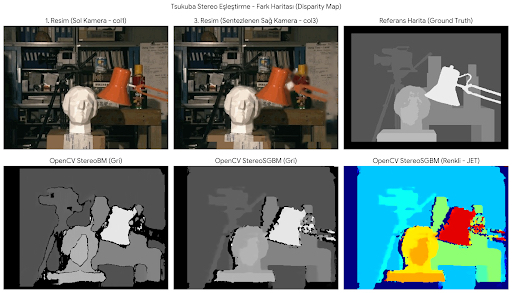
#> input picture IMG_8252.jpeg, 512 x 293 px, given in place of kamera.png, which was not available
$ python frekans_filtreleri.py   (older library calls are emulated)
#> lines starting #> are read from the running program, lines starting #| are printed output that depends on the picture
### hafta7/7.7-2b-dft/dft2.py
"""Hafta 7 / 7.7: Resim alıp harmonik matrisini döndüren 2 boyutlu DFT.

H[u, v] = sum_x sum_y f[x, y] * e^(-j*2*pi*(u*x/M + v*y/N))

2B DFT ayrılabilir: önce her satırın 1B DFT'si, sonra çıkan matrisin her sütununun 1B DFT'si alınır.
1B dönüşüm için 7.4'teki kendi fft fonksiyonumuz kullanılıyor, bu yüzden resim boyutları 2'nin kuvveti olmalı.
"""

import sys
import time
from pathlib import Path

import cv2
import numpy as np

KLASOR = Path(__file__).resolve().parent
GIRDI = KLASOR.parent / "girdi" / "kamera.png"
CIKTI = KLASOR / "cikti"
for klasor in ["7.1-sinus-vektor", "7.2-gurultu-ekleme", "7.4-dft-harmonik"]:
    sys.path.insert(0, str(KLASOR.parent / klasor))

from dft import fft, ifft  # noqa: E402


def dft2(resim):
    satirlar = fft(np.asarray(resim, dtype=float))  # her satırın DFT'si
    return fft(satirlar.T).T                         # sonra her sütunun DFT'si


def idft2(harmonik):
    return ifft(ifft(harmonik).T).T


def merkeze_al(harmonik):
    """DC bileşenini (0, 0) köşesinden matrisin ortasına taşır, görüntülemek için."""
    m, n = harmonik.shape
    return np.roll(harmonik, (m // 2, n // 2), axis=(0, 1))


# [4 lines left out: function spektrum_resmi, not called in this run]


def resim_oku(yol=GIRDI):
    resim = cv2.imread(str(yol), cv2.IMREAD_GRAYSCALE)
    if resim is None:
        raise FileNotFoundError(f"Resim okunamadı: {yol}")
    return resim


def kaydet(ad, goruntu):
    if not cv2.imwrite(str(CIKTI / ad), goruntu):
        raise OSError(f"Kaydedilemedi: {ad}")


# [18 lines left out: function calistir, not called in this run]


# [2 lines that do not run on import are left out]

### hafta7/7.8-resim-gurultu/resim_gurultu.py
"""Hafta 7 / 7.8: Resme Gauss ve tuz-biber (salt and pepper) gürültü ekleme, harmonik matris karşılaştırması.

gauss_gurultu_ekle: her piksele ortalaması 0, standart sapması sigma olan normal dağılımlı sayı eklenir.
tuz_biber_ekle: piksellerin oran kadarı rastgele seçilir, yarısı 0 (biber), yarısı 255 (tuz) yapılır.
"""

import sys
from pathlib import Path

import cv2
import numpy as np

KLASOR = Path(__file__).resolve().parent
CIKTI = KLASOR / "cikti"
for klasor in ["7.1-sinus-vektor", "7.2-gurultu-ekleme", "7.4-dft-harmonik", "7.7-2b-dft"]:
    sys.path.insert(0, str(KLASOR.parent / klasor))

from dft2 import dft2, merkeze_al, resim_oku, spektrum_resmi  # noqa: E402

SIGMA = 25
ORAN = 0.05


def gauss_gurultu_ekle(resim, sigma, rng=None):
    rng = np.random.default_rng() if rng is None else rng
    gurultulu = resim.astype(float) + rng.normal(0, sigma, resim.shape)
    return np.clip(gurultulu, 0, 255).astype(np.uint8)


def tuz_biber_ekle(resim, oran, rng=None):
    if not 0 <= oran <= 1:
        raise ValueError(f"Oran [0, 1] aralığında olmalı, gelen: {oran}")
    rng = np.random.default_rng() if rng is None else rng
    sonuc = resim.copy()
    r = rng.random(resim.shape)
    sonuc[r < oran / 2] = 0
    sonuc[(r >= oran / 2) & (r < oran)] = 255
    return sonuc


def gurultulu_resimler():
    """7.9 ve 7.10 aynı gürültülü resimleri kullansın diye sabit tohumla üretilir."""
    resim = resim_oku()
    return {
        "orijinal": resim,
        "gauss": gauss_gurultu_ekle(resim, SIGMA, np.random.default_rng(11)),
        "tuz_biber": tuz_biber_ekle(resim, ORAN, np.random.default_rng(12)),
    }


# [8 lines left out: function yuksek_frekans_payi, not called in this run]


def kaydet(ad, goruntu):
    if not cv2.imwrite(str(CIKTI / ad), goruntu):
        raise OSError(f"Kaydedilemedi: {ad}")


# [23 lines left out: function calistir, not called in this run]


# [2 lines that do not run on import are left out]

### hafta7/7.9-ters-dft-zncc/ters_dft.py
"""Hafta 7 / 7.9: Gürültülü resimlerden ters DFT ile orijinale dönmeye çalışma, ZNCC ile ölçme.

Gürültülü resmin harmonik matrisini olduğu gibi ters çevirmek gürültülü resmi aynen geri verir,
çünkü DFT kayıpsızdır. Orijinale yaklaşmak için ters dönüşümden önce harmonik matriste yüksek
frekanslar (gürültünün çoğu orada) Gauss alçak geçiren maske ile bastırılır.

ZNCC (Zero Mean Normalized Cross Correlation):
    ZNCC(a, b) = sum((a - ort_a) * (b - ort_b)) / (N * std_a * std_b),  sonuç [-1, 1], 1 = birebir benzer
"""

import sys
from pathlib import Path

import cv2
import matplotlib

matplotlib.use("Agg")
import matplotlib.pyplot as plt
import numpy as np

KLASOR = Path(__file__).resolve().parent
CIKTI = KLASOR / "cikti"
for klasor in ["7.1-sinus-vektor", "7.2-gurultu-ekleme", "7.4-dft-harmonik", "7.7-2b-dft", "7.8-resim-gurultu"]:
    sys.path.insert(0, str(KLASOR.parent / klasor))

from dft2 import dft2, idft2  # noqa: E402
from resim_gurultu import gurultulu_resimler  # noqa: E402

D0_LISTESI = [10, 20, 30, 40, 50, 60, 80, 100, 150, 200]


# [4 lines left out: function zncc, not called in this run]


def mse(a, b):
    return float(np.mean((a.astype(float) - b.astype(float)) ** 2))


def psnr(a, b):
    return float(10 * np.log10(255 ** 2 / mse(a, b)))


# [14 lines left out: function ssim, not called in this run]


def uzaklik_matrisi(m, n):
    """Her harmoniğin DC'ye (frekans 0'a) uzaklığı. Matris ortalanmadan, köşeler düşük frekans."""
    v = np.minimum(np.arange(m), m - np.arange(m))
    u = np.minimum(np.arange(n), n - np.arange(n))
    return np.hypot(v[:, None], u[None, :])


# [5 lines left out: function ters_dft_ile_geri_don, not called in this run]


def olcumler(orijinal, resim):
    return zncc(orijinal, resim), mse(orijinal, resim), psnr(orijinal, resim), ssim(orijinal, resim)


# [41 lines left out: function calistir, not called in this run]


# [2 lines that do not run on import are left out]

### hafta7/7.4-dft-harmonik/dft.py
"""Hafta 7 / 7.4: DFT ile frekans uzayına dönüşüm, harmonik vektörü döndüren fonksiyon.

Tanım: X[k] = sum_{n=0}^{N-1} x[n] * e^(-j*2*pi*k*n/N),  k = 0..N-1

dft(): tanımın birebir hali, N x N'lik matrisle çarpım, O(N^2).
fft(): aynı sonucu veren hızlı hali (Cooley-Tukey, radix-2). Vektör çift ve tek indisli
       elemanlara bölünüp iki yarım DFT birleştirilir, O(N log N). Bu yüzden boy 2'nin kuvveti olmalı.
ifft(): ters dönüşüm, eşlenik hilesiyle: x = conj(fft(conj(X))) / N
"""

import sys
import time
from pathlib import Path

import matplotlib

matplotlib.use("Agg")
import matplotlib.pyplot as plt
import numpy as np

KLASOR = Path(__file__).resolve().parent
CIKTI = KLASOR / "cikti"
sys.path.insert(0, str(KLASOR.parent / "7.1-sinus-vektor"))
sys.path.insert(0, str(KLASOR.parent / "7.2-gurultu-ekleme"))

from gurultu import TOHUM, gurultu_ekle, temiz_sinyal  # noqa: E402
from sinus import ikinin_kuvveti_mi  # noqa: E402

ORAN = 0.3


# [6 lines left out: function dft, not called in this run]


def fft(x):
    """Son eksen boyunca FFT. 2B dizi verilirse her satırı ayrı dönüştürür (7.7'de kullanılıyor)."""
    x = np.asarray(x, dtype=complex)
    n = x.shape[-1]
    if not ikinin_kuvveti_mi(n):
        raise ValueError(f"Uzunluk 2'nin kuvveti olmalı, gelen: {n}")
    if n == 1:
        return x.copy()
    cift = fft(x[..., 0::2])
    tek = fft(x[..., 1::2]) * np.exp(-2j * np.pi * np.arange(n // 2) / n)
    return np.concatenate([cift + tek, cift - tek], axis=-1)


def ifft(harmonik):
    harmonik = np.asarray(harmonik, dtype=complex)
    return np.conj(fft(np.conj(harmonik))) / harmonik.shape[-1]


def harmonik_vektoru(x):
    """Ödevin istediği fonksiyon: 2'nin kuvveti boyundaki vektörün harmonik vektörünü döndürür."""
    return fft(x)


# [41 lines left out: functions genlik_spektrumu, calistir, not called in this run]


# [2 lines that do not run on import are left out]

### hafta7/7.1-sinus-vektor/sinus.py
"""Hafta 7 / 7.1: Verilen vektörü sinüs değerleriyle dolduran fonksiyon.

x[n] = A * sin(2*pi*f*n/fs + faz),  n = 0..N-1
Frekans yerine periyot verilirse f = 1 / periyot alınır.
Vektör boyu 2'nin kuvveti olmalı (sonraki ödevlerde FFT bunu istiyor).
"""

from pathlib import Path

import matplotlib

matplotlib.use("Agg")
import matplotlib.pyplot as plt
import numpy as np

KLASOR = Path(__file__).resolve().parent
CIKTI = KLASOR / "cikti"


def ikinin_kuvveti_mi(n: int) -> bool:
    return n > 0 and (n & (n - 1)) == 0


# [59 lines left out: functions sinus_doldur, ciz, calistir, not called in this run]


# [2 lines that do not run on import are left out]

### hafta7/7.10-frekans-filtreleri/frekans_filtreleri.py
"""Hafta 7 / 7.10: Frekans uzayında alçak, yüksek, bant geçiren ve bant durduran filtreler.

Hepsi Gauss biçimli maske (ideal filtredeki keskin kesimin yarattığı halka/ringing olmasın diye).
D(u, v) = harmoniğin DC'ye uzaklığı
    alçak geçiren   AG = exp(-D^2 / (2 * D0^2))
    yüksek geçiren  YG = 1 - AG
    bant geçiren    BG = exp(-((D^2 - C0^2) / (D * W))^2)     C0: bant merkezi, W: bant genişliği
    bant durduran   BD = 1 - BG
Uygulama: harmonik matris maskeyle çarpılır, ters DFT alınır. Görüntülerken ölçekleme yapılmaz, 0-255'e kırpılır.
Yüksek ve bant geçiren DC'yi (ortalama parlaklığı) siler, sonuç 0 etrafında artı/eksi olur; bu ikisi
kenarlar ve gürültü görünsün diye +128 kaydırılarak gösterilir. Gerçek ortalama başlıkta yazar.
"""

import sys
from pathlib import Path

import cv2
import matplotlib

matplotlib.use("Agg")
import matplotlib.pyplot as plt
import numpy as np

KLASOR = Path(__file__).resolve().parent
CIKTI = KLASOR / "cikti"
for klasor in ["7.1-sinus-vektor", "7.2-gurultu-ekleme", "7.4-dft-harmonik", "7.7-2b-dft", "7.8-resim-gurultu", "7.9-ters-dft-zncc"]:
    sys.path.insert(0, str(KLASOR.parent / klasor))

from dft2 import dft2, idft2, merkeze_al  # noqa: E402
from resim_gurultu import gurultulu_resimler  # noqa: E402
from ters_dft import uzaklik_matrisi  # noqa: E402

D0 = 40
C0, W = 60, 40


def alcak_geciren(boyut, d0):
    return np.exp(-uzaklik_matrisi(*boyut) ** 2 / (2 * d0 ** 2))


def yuksek_geciren(boyut, d0):
    return 1 - alcak_geciren(boyut, d0)


def bant_geciren(boyut, c0, w):
    d = uzaklik_matrisi(*boyut)
    d[d == 0] = 1e-9  # DC'de bölme hatası olmasın, DC zaten bandın dışında
    return np.exp(-(((d ** 2 - c0 ** 2) / (d * w)) ** 2))


def bant_durduran(boyut, c0, w):
    return 1 - bant_geciren(boyut, c0, w)


def filtre_uygula(resim, maske):
    """Kırpılmamış (float) sonuç döner, ortalaması parlaklığı gösterir."""
    return np.real(idft2(dft2(resim) * maske))


def kenar_gucu(resim):
    gx = cv2.Sobel(resim.astype(float), cv2.CV_64F, 1, 0, ksize=3)
    gy = cv2.Sobel(resim.astype(float), cv2.CV_64F, 0, 1, ksize=3)
    return float(np.hypot(gx, gy).mean())


def calistir():
    CIKTI.mkdir(exist_ok=True)
    resimler = gurultulu_resimler()
#> in resim_oku, `resim = cv2.imread(str(yol), cv2.IMREAD_GRAYSCALE)`:
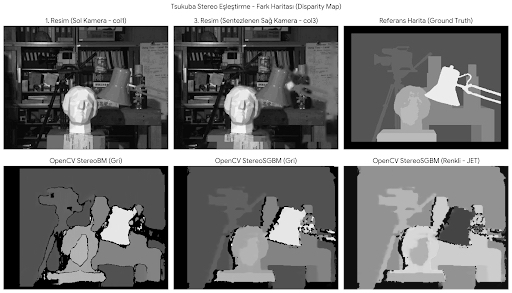
#> resim: shape (293, 512); min 0, max 255, mean 118.9
#> in gauss_gurultu_ekle, `gurultulu = resim.astype(float) + rng.normal(0, sigma, resim.shape)`:
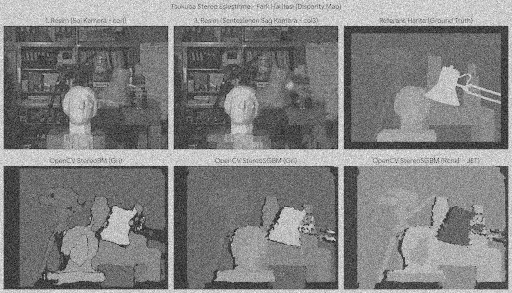
#> gurultulu: shape (293, 512) float64; min -120.8, max 350.8, mean 118.9; drawn with min black and max white
#> in gauss_gurultu_ekle, `return np.clip(gurultulu, 0, 255).astype(np.uint8)`:
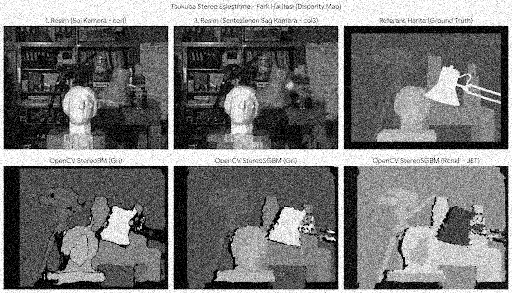
#> returned value: shape (293, 512); min 0, max 255, mean 118.1
#> in tuz_biber_ekle, `r = rng.random(resim.shape)`:
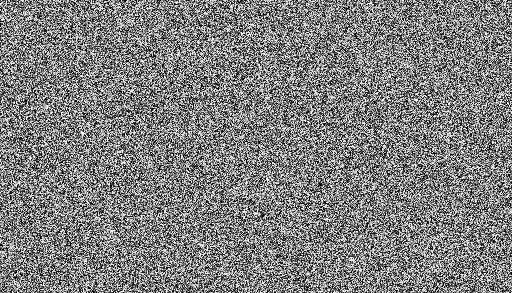
#> r: shape (293, 512) float64; min 7.49e-07, max 1, mean 0.5
#> in tuz_biber_ekle, `sonuc[(r >= oran / 2) & (r < oran)] = 255`:
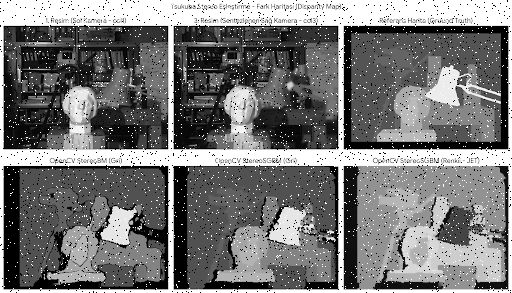
#> sonuc: shape (293, 512); min 0, max 255, mean 119.3
    boyut = resimler["orijinal"].shape
    maskeler = {
        f"alçak geçiren D0={D0}": alcak_geciren(boyut, D0),
        f"yüksek geçiren D0={D0}": yuksek_geciren(boyut, D0),
        f"bant geçiren C0={C0} W={W}": bant_geciren(boyut, C0, W),
        f"bant durduran C0={C0} W={W}": bant_durduran(boyut, C0, W),
    }

    sekil, eksenler = plt.subplots(1, 4, figsize=(16, 4.4))
    for eksen, (ad, maske) in zip(eksenler, maskeler.items()):
        eksen.imshow(merkeze_al(maske), cmap="gray", vmin=0, vmax=1)
        eksen.set_title(ad, fontsize=10)
        eksen.axis("off")
    sekil.tight_layout()
    sekil.savefig(CIKTI / "maskeler.png", dpi=110)
    plt.close(sekil)

    # Her filtrenin temiz resme uygulanmış hali, gürültü artığını ölçmek için referans
    temiz_sonuclar = {ad: filtre_uygula(resimler["orijinal"], m) for ad, m in maskeler.items()}
    kenar_orijinal = kenar_gucu(resimler["orijinal"])

    sekil, eksenler = plt.subplots(3, 5, figsize=(20, 13.2), layout="constrained")
    print(f"{'girdi':10s} {'filtre':28s} {'ort. parlaklık':>14s} {'kenar gücü %':>12s} {'gürültü RMSE':>12s}")
    for satir, (girdi_ad, resim) in enumerate(resimler.items()):
        eksenler[satir, 0].imshow(resim, cmap="gray", vmin=0, vmax=255)
        eksenler[satir, 0].set_title(f"{girdi_ad} (ort. {resim.mean():.0f})", fontsize=11)
        print(f"{girdi_ad:10s} {'filtresiz':28s} {round(resim.mean(), 1) + 0.0:14.1f} {100 * kenar_gucu(resim) / kenar_orijinal:12.0f} "
              f"{np.sqrt(np.mean((resim.astype(float) - resimler['orijinal']) ** 2)):12.1f}")
        for sutun, (filtre_ad, maske) in enumerate(maskeler.items(), start=1):
            sonuc = filtre_uygula(resim, maske)
            gurultu_artigi = np.sqrt(np.mean((sonuc - temiz_sonuclar[filtre_ad]) ** 2))
            kaydir = 128 if filtre_ad.startswith(("yüksek", "bant geçiren")) else 0
            eksenler[satir, sutun].imshow(np.clip(sonuc + kaydir, 0, 255), cmap="gray", vmin=0, vmax=255)
            ek = " (gösterim +128)" if kaydir else ""
            eksenler[satir, sutun].set_title(f"{filtre_ad}\nort. {round(sonuc.mean()) + 0:.0f}{ek}, gürültü RMSE {gurultu_artigi:.1f}", fontsize=10)
            print(f"{girdi_ad:10s} {filtre_ad:28s} {round(sonuc.mean(), 1) + 0.0:14.1f} {100 * kenar_gucu(sonuc) / kenar_orijinal:12.0f} {gurultu_artigi:12.1f}")
    for eksen in eksenler.ravel():
        eksen.axis("off")
    sekil.savefig(CIKTI / "filtre_sonuclari.png", dpi=100)
    plt.close(sekil)


if __name__ == "__main__":
    calistir()
#> in calistir, `resimler = gurultulu_resimler()`: resimler = 3 items
#> in calistir, `sekil.savefig(CIKTI / "maskeler.png", dpi=110)`:
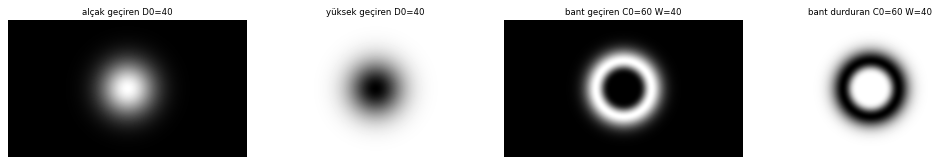
#> figure drawn by matplotlib, 4 panels
#> (the run stopped early here; a loop or call above may not have finished)

$ run again, on IMG_8253.jpeg
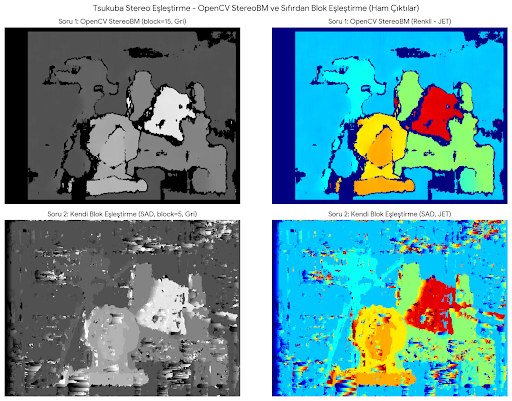
#> input picture IMG_8253.jpeg, 512 x 401 px, given in place of kamera.png, which was not available
#> in tuz_biber_ekle, `sonuc[(r >= oran / 2) & (r < oran)] = 255`:
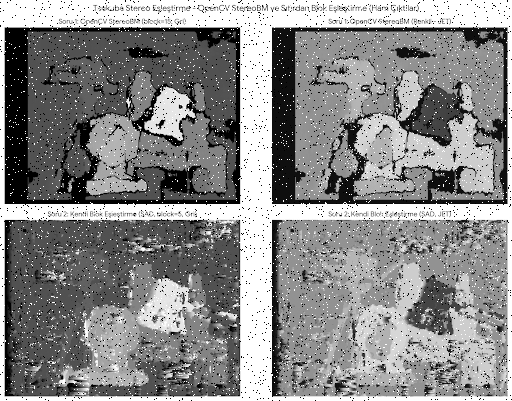
#> sonuc: shape (401, 512); min 0, max 255, mean 138.3
#> resimler = 3 items
#> in calistir, `sekil.savefig(CIKTI / "maskeler.png", dpi=110)`:
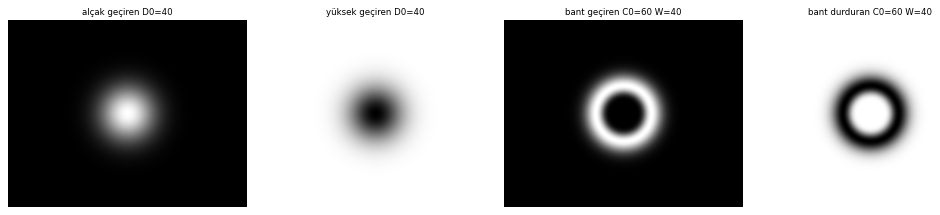
#> figure drawn by matplotlib, 4 panels
